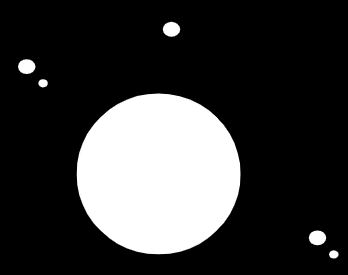
#> input picture AOI reference/Week11_hw/circles.jpg, 348 x 275 px, found by its file name
$ python 'Week11_練習題1_110303506.py'
#> lines starting #> are read from the running program, lines starting #| are printed output that depends on the picture
import cv2
import numpy as np

def main():
    img = cv2.imread('Week11_hw\circles.jpg', 0) #讀檔
#> img is the input picture: shape (275, 348); min 0, max 255, mean 57.1
    cv2.imshow('import', img)
    kernel = np.ones((3,3))
    dilated = cv2.dilate(img, kernel, iterations=10)#擴張
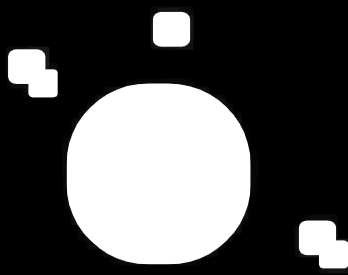
#> dilated: shape (275, 348); min 0, max 255, mean 87
    eroded = cv2.erode(dilated, kernel, iterations=16)#侵蝕
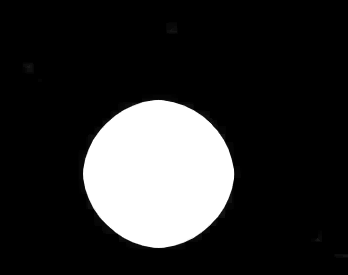
#> eroded: shape (275, 348); min 0, max 255, mean 45.4
    cv2.imshow('test_', eroded)
    cv2.waitKey(0)
    cv2.destroyAllWindows()

if __name__=='__main__':
    main()
